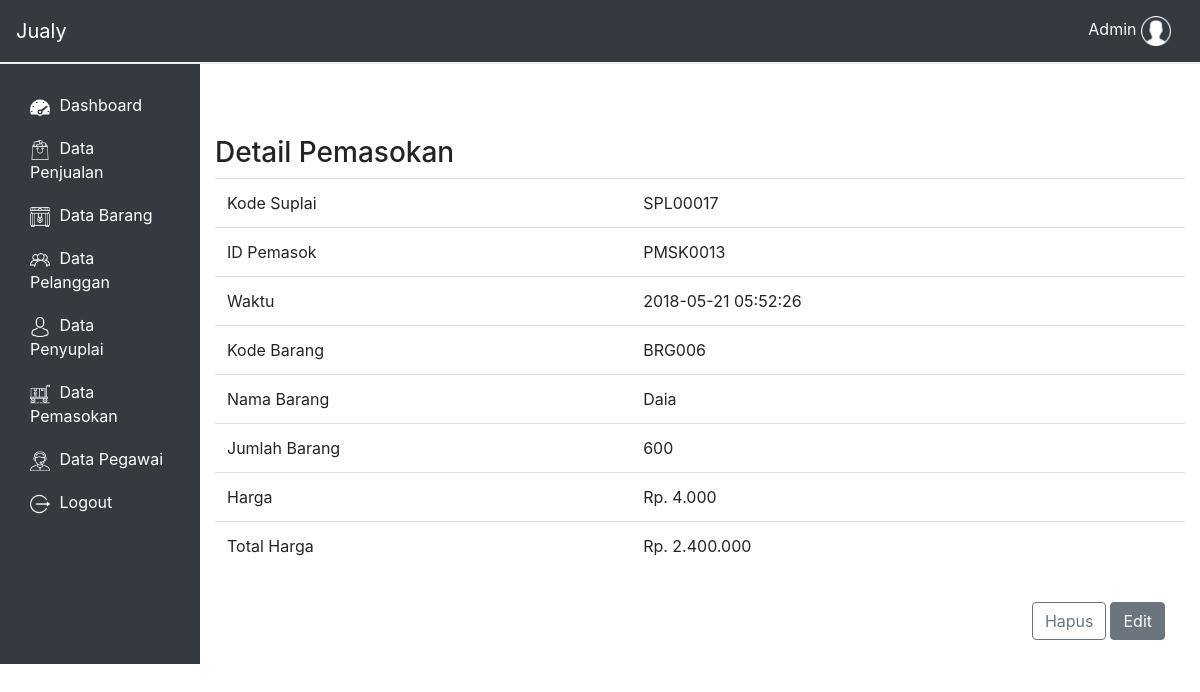
The page /dashboard/suplai_detail.php?kode_suplai=SPL00017 (signed in) on the database its author committed.
### tables this page shows
CREATE TABLE `suplai` (
  `kode_suplai` varchar(8) NOT NULL,
  `waktu` datetime NOT NULL,
  `kode_barang` varchar(8) NOT NULL,
  `nama_barang` varchar(20) NOT NULL,
  `jumlah` int(8) NOT NULL,
  `harga` int(10) NOT NULL,
  `total_harga` int(10) NOT NULL,
  `id_pemasok` varchar(8) NOT NULL
);

### dashboard/functions/act.php (called while the page is built, shortened)
<?php
    function ambil($query){
        global $link;
        if($ambil = mysqli_query($link, $query) or die(mysqli_error())){
            return $ambil;
        }
    }
    function detail_suplai($id) {
        $query = "SELECT * FROM suplai WHERE kode_suplai='$id'";
        return ambil($query);
    }
    function rupiah($angka){
        $hasil_rupiah = "Rp. " . number_format($angka,0,'','.');
        return $hasil_rupiah;
    }
?>

### dashboard/suplai_detail.php (the view, shortened to what this page needs)
<?php
    $id = $_GET['kode_suplai'];
    require_once 'view/header.php';
    $data = detail_suplai($id);
    while ($row = mysqli_fetch_array($data)){
?>
<br>
<br>
<br>
    <div class="container">
        <div class="row no-gutters">
            <h3>Detail Pemasokan</h3>
            <table class="table table-hover">
                    <tr>
                        <td>Kode Suplai</td>
                        <td><?= $row['kode_suplai'] ?></td>
                    </tr>
                    <tr>
                        <td>ID Pemasok</td>
                        <td><?= $row['id_pemasok'] ?></td>
                    </tr>
                    <tr>
                        <td>Waktu</td>
                        <td><?= $row['waktu'] ?></td>
                    </tr>
                    <tr>
                        <td>Kode Barang</td>
                        <td><?= $row['kode_barang'] ?></td>
                    </tr>
                    <tr>
                        <td>Nama Barang</td>
                        <td><?= $row['nama_barang'] ?></td>
                    </tr>
                    <tr>
                        <td>Jumlah Barang</td>
                       <td><?= $row['jumlah'] ?></td>
                    </tr>
                    <tr>
                        <td>Harga</td>
                        <td><?= rupiah($row['harga']) ?></td>
                    </tr>
                    <tr>
                        <td>Total Harga</td>
                        <td><?= rupiah($row['total_harga']) ?></td>
                    </tr>
                <? } ?>
            </table>
        </div>
    </div>
<div class="container">
    <div class="row no-gutters justify-content-end my-3 mr-3">
        <button type="button" class="btn btn-outline-secondary"
        onclick="if(confirm('Apakah kamu yakin ingin menghapus data transaksi ini?')){
                 location.href='suplai_hapus.php?kode_suplai=<?= $id ?>'
                 }">
         Hapus
        </button>
        <a href="suplai_edit.php?kode_suplai=<?= $id ?>" class="btn btn-secondary mx-1">Edit</a>
    </div>
</div>
<?php require_once 'view/footer.php' ?>

### dashboard/main.css (style rules this page uses)
* { margin: 0; padding: 0; }

### rows shown on the page
suplai: kode_suplai "SPL00017", id_pemasok "PMSK0013", waktu "2018-05-21 05:52:26", kode_barang "BRG006", nama_barang "Daia", jumlah "600", harga "Rp. 4.000", total_harga "Rp. 2.400.000"

### other values the page prints
$username "Admin"
